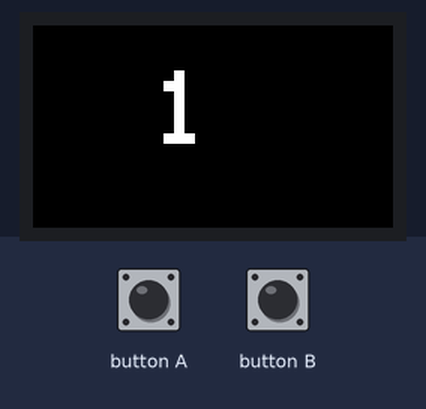
This program was run on a simulated ESP32. Parts: 240×135 colour display. The test bench sets the inputs (shaded band).

Above: at 1.3 s.
1.4 s: button A pressed for 1 s
At 3.1 s:
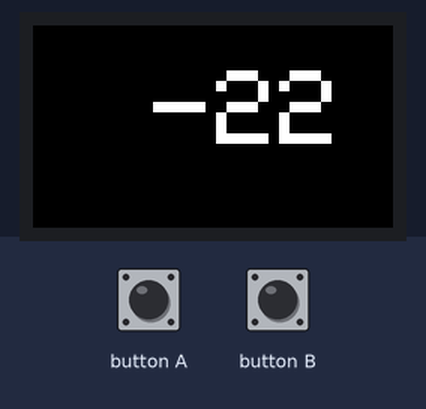
3.9 s: button B pressed for 3.2 s
At 8.2 s:
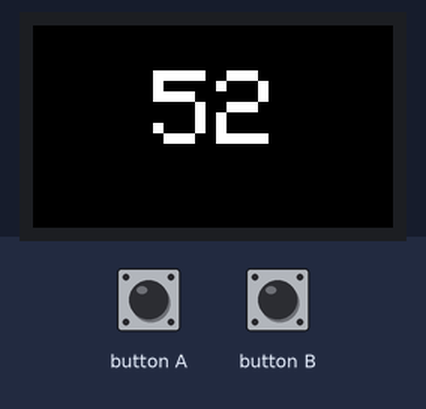
8.6 s: button A pressed for 0.15 s
At 9.9 s:
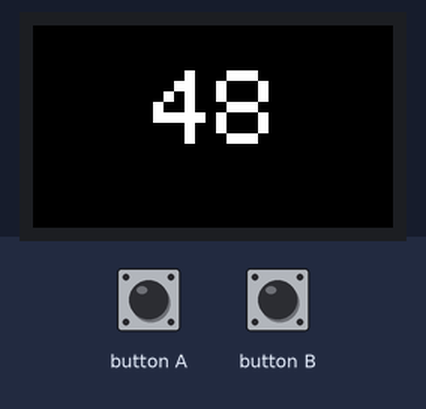
10.2 s: button B pressed for 0.15 s
At 11.0 s:
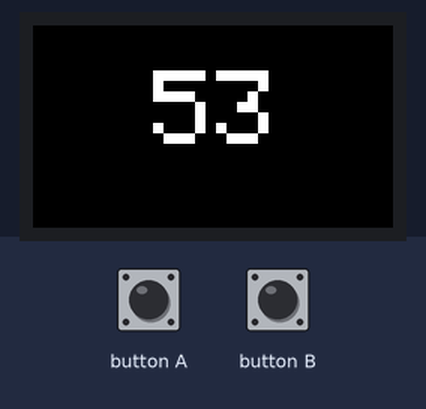
Timing chart, 0 to 12.9 s (numbered marks = the images above; inputs shaded):
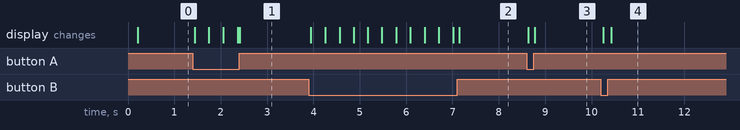

Measured:
- after the input at 1.4 s, the display: first changes at once (image 1 shows a later state)
- after the input at 3.9 s, the display: first changes after 0.05 s (image 2 shows a later state)
- after the input at 8.6 s, the display: first changes at once (image 3 shows a later state)
- after the input at 10.2 s, the display: first changes after 0.05 s (image 4 shows a later state)

The program:

main.cpp
```cpp
#include <Arduino.h>
#include <M5StickCPlus.h>

bool isButton(int pin)
{

  static bool flag = false;

  if (digitalRead(pin) == 1)
  {
    if (!flag)
    {
      flag = true;
      return true;
    }
  }
  else
  {
    flag = false;
  }

  return false;

}

void countUpdate(int count)
{

  M5.Lcd.fillScreen(BLACK);
  M5.Lcd.setCursor(80, 30);
  M5.Lcd.println(count);

}

void setup()
{

  //pinMode(BUTTON_A_PIN, INPUT);

  M5.begin();
  M5.Lcd.setRotation(3);
  M5.Lcd.fillScreen(BLACK);
  M5.Lcd.setCursor(100, 80);
  M5.Lcd.setTextColor(WHITE);
  M5.Lcd.setTextSize(20);

}

void loop()
{

  static int count = 0;
  static int oldcount = 0;

  oldcount = count;

  if (isButton(BUTTON_A_PIN)) count++;
  if (isButton(BUTTON_B_PIN)) count--;

  if (oldcount != count) countUpdate(count);

  delay(10);

}
```
